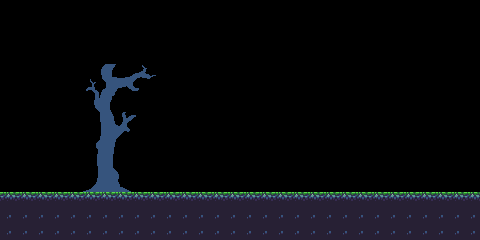

Tiled map render using the project's own tile images. Description and the whole map definition, tile-layer contents included, below:
An orthogonal 30x15 tile map with 16x16 px tiles, 1 tile layer (Map) and 3 objects (player, star).

<map version="1.4" tiledversion="1.4.3" orientation="orthogonal" renderorder="right-down" width="30" height="15" tilewidth="16" tileheight="16" infinite="0" nextlayerid="7" nextobjectid="22">
 <tileset firstgid="1" source="sheet.tsx" />
 <layer id="1" name="Map" width="30" height="15">
  <data encoding="csv">
0,0,0,0,0,0,0,0,0,0,0,0,0,0,0,0,0,0,0,0,0,0,0,0,0,0,0,0,0,0,
0,0,0,0,0,0,0,0,0,0,0,0,0,0,0,0,0,0,0,0,0,0,0,0,0,0,0,0,0,0,
0,0,0,0,0,0,0,0,0,0,0,0,0,0,0,0,0,0,0,0,0,0,0,0,0,0,0,0,0,0,
0,0,0,0,0,0,0,0,0,0,0,0,0,0,0,0,0,0,0,0,0,0,0,0,0,0,0,0,0,0,
0,0,0,53,53,3,4,5,6,7,0,0,0,0,0,0,0,0,0,0,0,0,0,0,0,0,0,0,0,0,
0,0,0,53,53,20,21,22,23,24,0,0,0,0,0,0,0,0,0,0,0,0,0,0,0,0,0,0,0,0,
0,0,0,35,36,37,38,53,53,53,53,0,52,52,52,52,52,52,0,0,0,0,0,0,0,0,0,0,0,0,
0,0,0,52,53,54,55,56,57,58,0,53,53,53,0,0,0,52,52,52,52,0,0,0,0,0,0,0,0,0,
0,0,0,69,70,71,72,73,74,75,0,0,0,0,53,53,0,0,0,0,52,52,52,0,0,0,0,0,0,0,
0,0,0,86,87,88,89,90,91,92,0,52,0,0,0,0,53,0,0,0,0,0,52,52,52,0,0,0,0,0,
0,0,0,103,104,105,106,107,108,109,0,52,0,0,0,0,0,53,53,0,0,0,0,0,52,0,0,0,0,0,
0,0,0,120,121,122,123,124,125,126,0,52,52,52,52,0,0,0,0,0,0,0,0,0,52,52,52,0,0,0,
43,43,43,43,43,43,43,43,43,43,43,43,43,43,43,43,43,43,43,43,43,43,43,43,43,43,43,43,43,43,
59,59,59,59,59,59,59,59,59,59,59,59,59,59,59,59,59,59,59,59,59,59,59,59,59,59,59,59,59,59,
59,59,59,59,59,59,59,59,59,59,59,59,59,59,59,59,59,59,59,59,59,59,59,59,59,59,59,59,59,59
</data>
 </layer>
 <objectgroup id="3" name="Objects">
  <object id="8" name="player" x="16" y="160" width="16" height="16" />
 </objectgroup>
 <objectgroup id="6" name="Spikes" />
 <objectgroup id="5" name="Signs">
  <object id="21" gid="15" x="16" y="192" width="16" height="16">
   <properties>
    <property name="description" value="hint1" />
   </properties>
  </object>
 </objectgroup>
 <objectgroup id="4" name="Stars">
  <object id="12" name="star" x="320" y="160" width="16" height="16" />
 </objectgroup>
</map>
